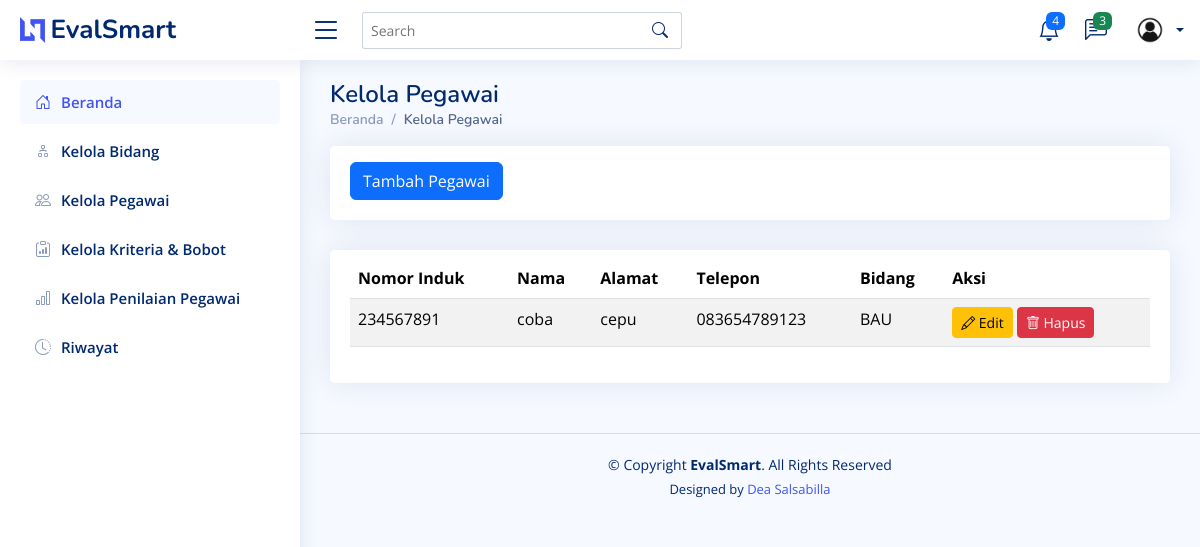
/pegawai/, run on an earlier commit of the app's database.
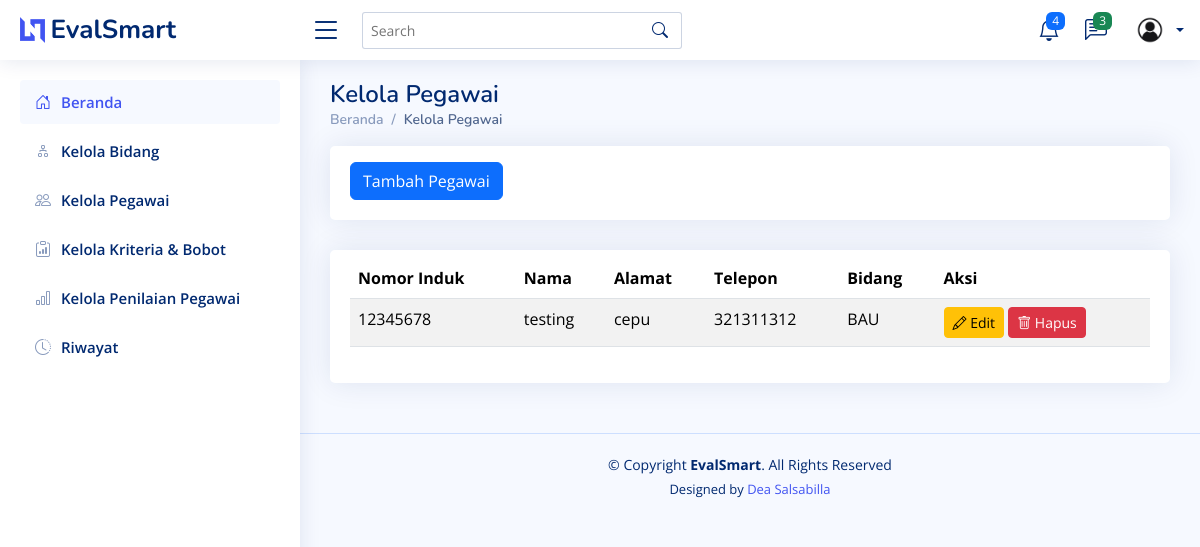
And on a later commit of the database.
### testing/models.py (models this page shows, shortened)
class Pegawai(models.Model):
    id = models.AutoField(primary_key=True)  # ID otomatis
    nomor_induk = models.CharField(max_length=20, unique=True)  # Nomor induk pegawai
    nama = models.CharField(max_length=100)  # Nama pegawai
    alamat = models.TextField()  # Alamat pegawai
    no_telp = models.CharField(max_length=15)  # Nomor telepon pegawai
    bidang = models.ForeignKey(Bidang, on_delete=models.CASCADE)  # Relasi ke tabel Bidang
    class Meta:
        verbose_name_plural = "Pegawai"
        ordering = ['nama']

class Bidang(models.Model):
    id = models.AutoField(primary_key=True)
    nama = models.CharField(max_length=255)
    def __str__(self):  # Nama method harus __str__ (dua garis bawah di kiri dan kanan)
        return self.nama
    class Meta:
        verbose_name_plural = "Bidang"
        ordering = ['id']

### testing/views.py (the view)
# urls.py: path("pegawai/", views.pegawai, name="pegawai"),
def pegawai(request):
    pegawais = Pegawai.objects.all()
    return render(request, 'pegawai.html', {'pegawais' : pegawais})

### testing/templates/pegawai.html (shortened to what this page needs)
<!DOCTYPE html>
<html lang="en">
  <head>
    {% load static %}
    <link href="{% static 'assets/vendor/bootstrap/css/bootstrap.min.css' %}" rel="stylesheet" />
    <link href="{% static 'assets/vendor/bootstrap-icons/bootstrap-icons.css' %}" rel="stylesheet" />
    <link href="{% static 'assets/vendor/boxicons/css/boxicons.min.css' %}" rel="stylesheet" />
    <link href="{% static 'assets/vendor/quill/quill.snow.css' %}" rel="stylesheet" />
    <link href="{% static 'assets/vendor/quill/quill.bubble.css' %}" rel="stylesheet" />
    <link href="{% static 'assets/vendor/remixicon/remixicon.css' %}" rel="stylesheet" />
    <link href="{% static 'assets/vendor/simple-datatables/style.css' %}" rel="stylesheet" />
    <link href="{% static 'assets/css/style.css' %}" rel="stylesheet" />
  </head>
  <body>
    {% include 'partials/header.html' %}
    {% include 'partials/sidebar.html' %}
    <main id="main" class="main">
      <div class="pagetitle">
        <h1>Kelola Pegawai</h1>
        <nav>
          <ol class="breadcrumb">
            <li class="breadcrumb-item">
              <a href="{% url 'home' %}">Beranda</a>
            </li>
            <li class="breadcrumb-item active">Kelola Pegawai</li>
          </ol>
        </nav>
      </div>
      <div class="row">
        <div class="col-lg-12">
          <div class="card">
            <div class="card-body">
              <button class="btn btn-primary mt-3"><a href="{% url 'tambah_pegawai' %}" style="color: white; text-decoration: none;">Tambah Pegawai</a></button>
            </div>
          </div>
        </div>
      </div>
      <section class="section">
        <div class="row">
          <div class="col-lg-12">
            <div class="card">
              <div class="card-body">
                <table class="table table-striped mt-2">
                  <thead>
                    <tr>
                      <th scope="col">Nomor Induk</th>
                      <th scope="col">Nama</th>
                      <th scope="col">Alamat</th>
                      <th scope="col">Telepon</th>
                      <th scope="col">Bidang</th>
                      <th scope="col">Aksi</th>
                    </tr>
                  </thead>
                  <tbody>
                    <tr>
                      {% for pegawai in pegawais %}
                      <td>{{ pegawai.nomor_induk }}</td>
                      <td>{{ pegawai.nama }}</td>
                      <td>{{ pegawai.alamat }}</td>
                      <td>{{ pegawai.no_telp }}</td>
                      <td>{{ pegawai.bidang }}</td>
                      <td>
                        <a href="{% url 'edit_pegawai' pegawai.id %}" class="btn btn-warning btn-sm"><i class="bi bi-pencil"></i> Edit</a>
                        <form action="{% url 'delete_pegawai' pegawai.id %}" method="post" style="display:inline;">
                          <button type="submit" class="btn btn-danger btn-sm" onclick="return confirm('Apakah Anda yakin ingin menghapus data ini?');"><i class="bi bi-trash"></i> Hapus</button>
                        </form>
                      </td>
                    </tr>
                  {% empty %}
                    <tr>
                      <td colspan="6" class="text-center">Tidak ada data</td>
                    </tr>
                  {% endfor %}
                  </tbody>
                </table>
              </div>
            </div>
          </div>
        </div>
      </section>
    </main>
    {% include 'partials/footer.html' %}
  </body>
</html>

### testing/templates/partials/header.html (shortened to what this page needs)
{% load static %}
<header id="header" class="header fixed-top d-flex align-items-center">
    <div class="d-flex align-items-center justify-content-between">
      <a href="index.html" class="logo d-flex align-items-center">
        <img src="assets/img/logo.png" alt="" />
        <span class="d-none d-lg-block">EvalSmart</span>
      </a>
      <i class="bi bi-list toggle-sidebar-btn"></i>
    </div>
    <div class="search-bar">
      <form class="search-form d-flex align-items-center" method="POST" action="#">
        <input type="text" name="query" placeholder="Search" title="Enter search keyword" />
        <button type="submit" title="Search"><i class="bi bi-search"></i></button>
      </form>
    </div>
    <nav class="header-nav ms-auto">
      <ul class="d-flex align-items-center">
        <li class="nav-item dropdown">
          <a class="nav-link nav-icon" href="#" data-bs-toggle="dropdown">
            <i class="bi bi-bell"></i>
            <span class="badge bg-primary badge-number">4</span>
          </a>
        </li>
        <li class="nav-item dropdown">
          <a class="nav-link nav-icon" href="#" data-bs-toggle="dropdown">
            <i class="bi bi-chat-left-text"></i>
            <span class="badge bg-success badge-number">3</span>
          </a>
        </li>
        <li class="nav-item dropdown pe-3">
          <a class="nav-link nav-profile d-flex align-items-center pe-0" href="#" data-bs-toggle="dropdown">
            <img src="{% static 'assets/img/user.jpg' %}" alt="Profile" class="rounded-circle" />
            <span class="d-none d-md-block dropdown-toggle ps-2">{{ request.user.username }}</span>
          </a>
        </li>
      </ul>
    </nav>
  </header>

### testing/templates/partials/sidebar.html (shortened to what this page needs)
<aside id="sidebar" class="sidebar">
  <ul class="sidebar-nav" id="sidebar-nav">
    <li class="nav-item">
      <a class="nav-link " href="{% url 'home' %}">
        <i class="bi bi-house-door"></i>
        <span>Beranda</span>
      </a>
    </li>
    <li class="nav-item">
      <a class="nav-link collapsed" href="{% url 'bidang' %}">
        <i class="bi bi-diagram-2"></i>
        <span>Kelola Bidang</span>
      </a>
    </li>
    <li class="nav-item">
      <a class="nav-link collapsed" href="{% url 'pegawai' %}">
        <i class="bi bi-people"></i>
        <span>Kelola Pegawai</span>
      </a>
    </li>
    <li class="nav-item">
      <a class="nav-link collapsed" href="{% url 'kriteria' %}">
        <i class="bi bi-clipboard-data"></i>
        <span>Kelola Kriteria & Bobot</span>
      </a>
    </li>
    <li class="nav-item">
      <a class="nav-link collapsed" href="{% url 'penilaian' %}">
        <i class="bi bi-bar-chart"></i>
        <span>Kelola Penilaian Pegawai</span>
      </a>
    </li>
    <li class="nav-item">
      <a class="nav-link collapsed" href="{% url 'riwayat' %}">
        <i class="bi bi-clock-history"></i>
        <span>Riwayat</span>
      </a>
    </li>
  </ul>
</aside>

### testing/templates/partials/footer.html
<footer id="footer" class="footer">
    <div class="copyright">
      &copy; Copyright <strong><span>EvalSmart</span></strong>. All Rights Reserved
    </div>
    <div class="credits">
      Designed by <a href="https://instagram.com/dea.salsa.503/" target="_blank">Dea Salsabilla</a>
    </div>
  </footer>

### testing/static/assets/css/style.css (style rules this page uses)
:root { scroll-behavior: smooth; }
body { font-family: "Open Sans", sans-serif; background: #f6f9ff; color: #444444; }
a { color: #4154f1; text-decoration: none; }
h1, h2, h3, h4, h5, h6 { font-family: "Nunito", sans-serif; }
#main { margin-top: 60px; padding: 20px 30px; transition: all 0.3s; }
.pagetitle { margin-bottom: 10px; }
.pagetitle h1 { font-size: 24px; margin-bottom: 0; font-weight: 600; color: #012970; }
.card { margin-bottom: 30px; border: none; border-radius: 5px; box-shadow: 0px 0 30px rgba(1, 41, 112, 0.1); }
.card-body { padding: 0 20px 20px 20px; }
.breadcrumb { font-size: 14px; font-family: "Nunito", sans-serif; color: #899bbd; font-weight: 600; }
.breadcrumb a { color: #899bbd; transition: 0.3s; }
.breadcrumb .breadcrumb-item::before { color: #899bbd; }
.breadcrumb .active { color: #51678f; font-weight: 600; }
.logo { line-height: 1; }
@media (min-width: 1200px) { .logo { width: 280px; } }
.logo img { max-height: 26px; margin-right: 6px; }
.logo span { font-size: 26px; font-weight: 700; color: #012970; font-family: "Nunito", sans-serif; }
.header { transition: all 0.5s; z-index: 997; height: 60px; box-shadow: 0px 2px 20px rgba(1, 41, 112, 0.1); background-color: #fff; padding-left: 20px; }
.header .toggle-sidebar-btn { font-size: 32px; padding-left: 10px; cursor: pointer; color: #012970; }
.header .search-bar { min-width: 360px; padding: 0 20px; }
.header .search-form { width: 100%; }
.header .search-form input { border: 0; font-size: 14px; color: #012970; border: 1px solid rgba(1, 41, 112, 0.2); padding: 7px 38px 7px 8px; border-radius: 3px; transition: 0.3s; width: 100%; }
.header .search-form button { border: 0; padding: 0; margin-left: -30px; background: none; }
.header .search-form button i { color: #012970; }
.header-nav ul { list-style: none; }
.header-nav>ul { margin: 0; padding: 0; }
.header-nav .nav-icon { font-size: 22px; color: #012970; margin-right: 25px; position: relative; }
.header-nav .nav-profile { color: #012970; }
.header-nav .nav-profile img { max-height: 36px; }
.header-nav .nav-profile span { font-size: 14px; font-weight: 600; }
.header-nav .badge-number { position: absolute; inset: -2px -5px auto auto; font-weight: normal; font-size: 12px; padding: 3px 6px; }
.sidebar { position: fixed; top: 60px; left: 0; bottom: 0; width: 300px; z-index: 996; transition: all 0.3s; padding: 20px; overflow-y: auto; scrollbar-width: thin; scrollbar-color: #aab7cf transparent; box-shadow: 0px 0px 20px rgba(1, 41, 112, 0.1); background-color: #fff; }
@media (min-width: 1200px) { #main, #footer { margin-left: 300px; } }
.sidebar-nav { padding: 0; margin: 0; list-style: none; }
.sidebar-nav li { padding: 0; margin: 0; list-style: none; }
.sidebar-nav .nav-item { margin-bottom: 5px; }
.sidebar-nav .nav-link { display: flex; align-items: center; font-size: 15px; font-weight: 600; color: #4154f1; transition: 0.3; background: #f6f9ff; padding: 10px 15px; border-radius: 4px; }
.sidebar-nav .nav-link i { font-size: 16px; margin-right: 10px; color: #4154f1; }
.sidebar-nav .nav-link.collapsed { color: #012970; background: #fff; }
.sidebar-nav .nav-link.collapsed i { color: #899bbd; }
.footer { padding: 20px 0; font-size: 14px; transition: all 0.3s; border-top: 1px solid #cddfff; }
.footer .copyright { text-align: center; color: #012970; }
.footer .credits { padding-top: 5px; text-align: center; font-size: 13px; color: #012970; }

What changed in the data, as far as the page shows it:
removed Pegawai: nomor_induk "234567891", nama "coba", alamat "cepu", no_telp "083654789123", bidang "BAU"
added Pegawai: nomor_induk "12345678", nama "testing", alamat "cepu", no_telp "321311312", bidang "BAU"
